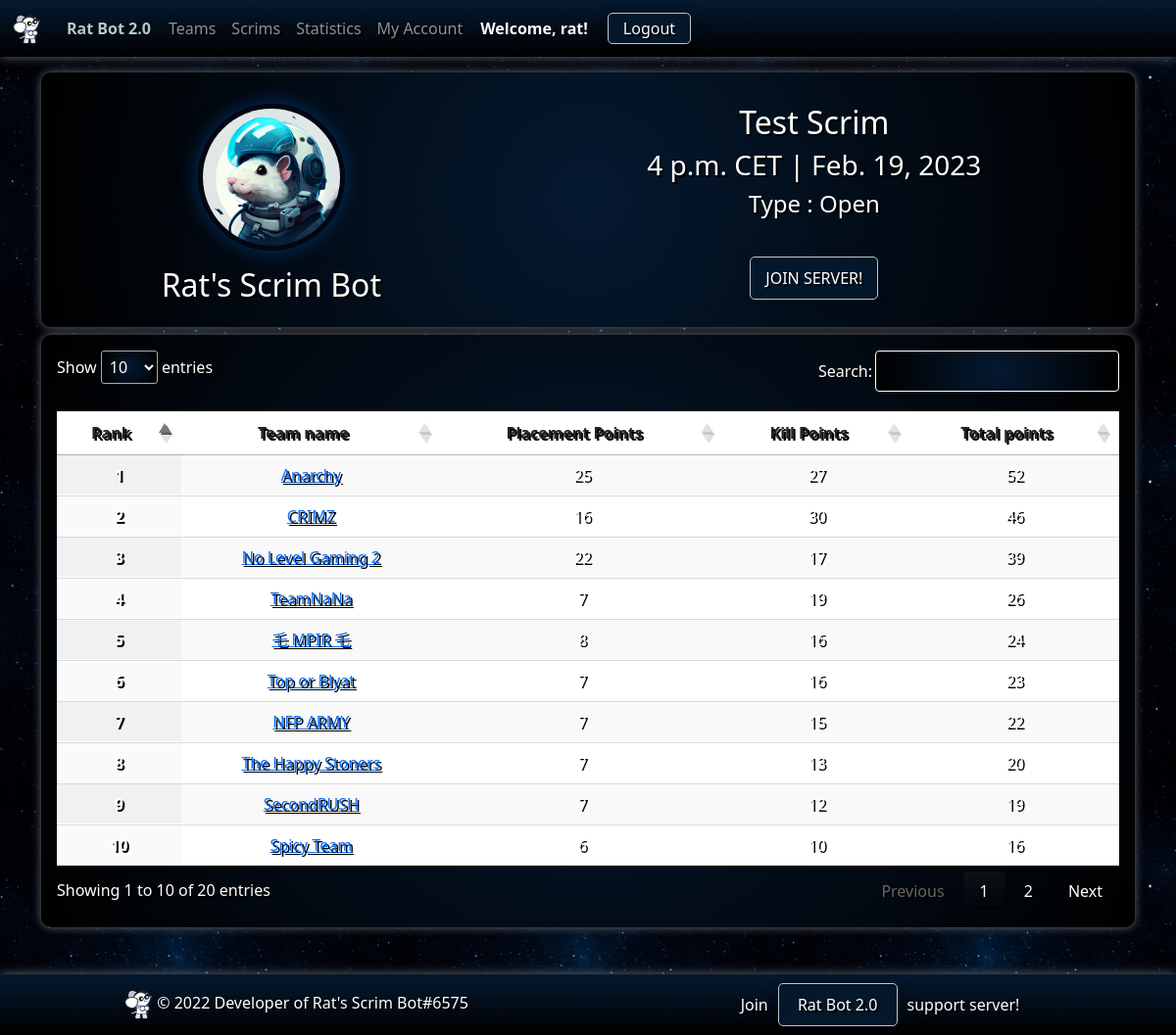
/scrims/9 (signed in), run on an earlier commit of the app's database.
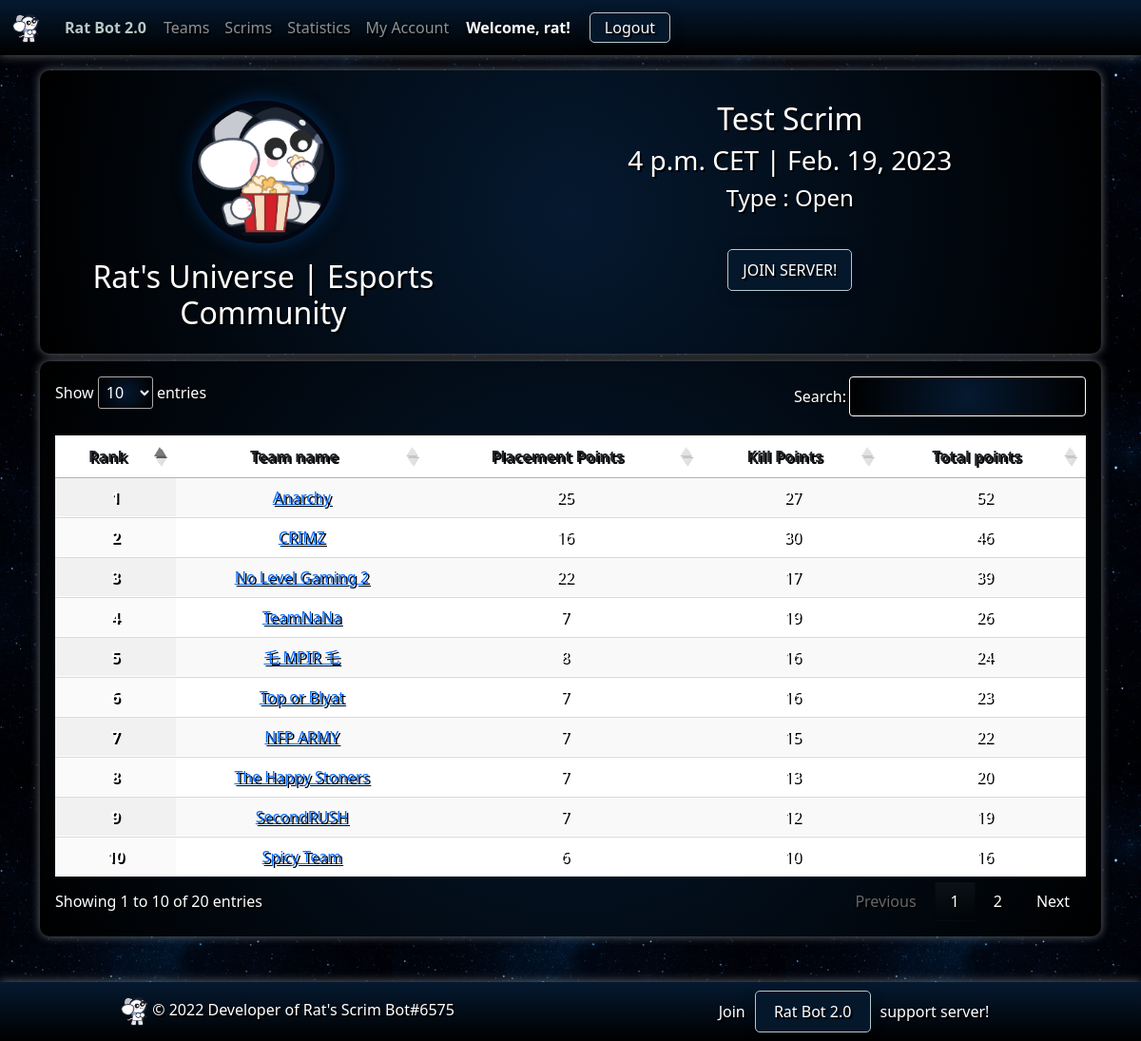
And on a later commit of the database.
### ratbotapp/models.py (models this page shows, shortened)
class Result(models.Model):
    generated_by = models.CharField(default="", max_length=100)  # id of person who used %sheet results last
    server = models.ForeignKey(Server, on_delete=models.RESTRICT, default=None)
    scrim_name = models.CharField(default="", max_length=100)
    class ScrimType(models.TextChoices):
        PRO = 'pro', 'Pro'
        OPEN = 'open', 'Open'
        TOUR = 'tour', 'Tournament'
    scrim_type = models.CharField(
        max_length=4,
        choices=ScrimType.choices,
        default=ScrimType.OPEN,
    )
    date_played = models.DateField()
    time_played = models.TimeField()
    created_at = models.DateTimeField(auto_now_add=True)
    updated_at = models.DateTimeField(auto_now=True)
    def get_scrim_type(self) -> ScrimType:
        return self.ScrimType(self.scrim_type)

class Server(models.Model):
    guild_id = models.IntegerField(unique=True)
    guild_name = models.CharField(default="", max_length=100)
    membership = models.ForeignKey(Membership, on_delete=models.RESTRICT, null=True)
    membership_start_date = models.DateTimeField(null=True, blank=True)
    membership_end_date = models.DateTimeField(null=True, blank=True)
    profile_image = models.ImageField(upload_to='server_images/', null=True, blank=True)
    invite_link = models.CharField(default="", max_length=100)
    members = models.IntegerField(default=0)
    created_at = models.DateTimeField(auto_now_add=True)
    updated_at = models.DateTimeField(auto_now=True)
    def __str__(self):
        return f"{self.guild_name}"

### ratbotapp/views.py (the view)
# urls.py: path('scrims/<int:pk>', views.scrim_detail, name='scrim_detail'),
@csrf_exempt
@login_required(login_url="/accounts/discord/login")
def scrim_detail(request, pk):
    result = get_object_or_404(Result, pk=pk)
    scores = Score.objects.filter(result_id=result.id).order_by('rank')
    pprint(result.server)
    context = {
        'result': result,
        'scores': scores
    }
    return render(request, 'ratbot/scrim_detail.html', context)

### ratbotapp/templates/ratbot/scrim_detail.html (shortened to what this page needs)
{% extends 'ratbot/base/base.html' %}
{% load static %}
{% block body %}
<div class="container">
    <div class="gradient-2 p-3 mt-3">
        <div class="row mt-3 mb-3">
            <div class="col-5">
                {% if result.server.profile_image %}
                <img class="team-image"
                     style="height:150px;width:150px;border-radius:50%;margin: 0 auto;display: block;border: 5px solid #040612;box-shadow: 0 0 20px #003366;"
                     src="{{ result.server.profile_image.url }}" alt="{{ result.server.guild_name }}">
                {% else %}
                <img class="team-image"
                     style="height:150px;width:150px;border-radius:50%;margin: 0 auto;display: block;border: 5px solid #040612;box-shadow: 0 0 20px #003366;"
                     src="{% static 'ratbot/images/default_team_image.png' %}" alt="{{ result.server.guild_name }}">
                {% endif %}
            </div>
            <div class="col-7 text-center">
                <h2>{{ result.scrim_name }}</h2>
                <h3>{{ result.time_played }} CET | {{ result.date_played }}</h3>
                <h4>Type : {{ result.get_scrim_type.label }}</h4>
            </div>
        </div>
        <div class="row">
            <div class="col-5 text-center">
                <h2>{{ result.server.guild_name }}</h2>
            </div>
            <div class="col-7 text-center">
                <a class="discord-invite" href="{{ result.server.invite_link }}">JOIN SERVER!</a>
            </div>
        </div>
    </div>
    <div class="gradient-2 p-3 mt-2">
        <table id="results_detail" class="table table-striped display" style="width:100%">
            <thead class="gradient" style="color:white;">
            <tr>
                <th scope="col" class="dt-center">Rank</th>
                <th scope="col" class="dt-center">Team name</th>
                <th scope="col" class="dt-center">Placement Points</th>
                <th scope="col" class="dt-center">Kill Points</th>
                <th scope="col" class="dt-center">Total points</th>
            </tr>
            </thead>
            <tbody>
            {% for score in scores %}
            <tr>
                <th scope="row" class="dt-center" style="color:white;">{{ score.rank }}</th>
                <td class="dt-center" style="color:white;"><a href="{% url 'team_detail' score.team.pk %}">{{ score.team.team_name }}</a></td>
                <td class="dt-center" style="color:white;">{{ score.pp }}</td>
                <td class="dt-center" style="color:white;">{{ score.kp }}</td>
                <td class="dt-center" style="color:white;">{{ score.tp }}</td>
            </tr>
            {% endfor %}
            </tbody>
        </table>
    </div>
</div>
{% endblock %}

What changed in the data, as far as the page shows it:
changed through a linked row, Result "Test Scrim": server.profile_image: a different picture; server.guild_name "Rat's Scrim Bot" → "Rat's Universe | Esports Community"
